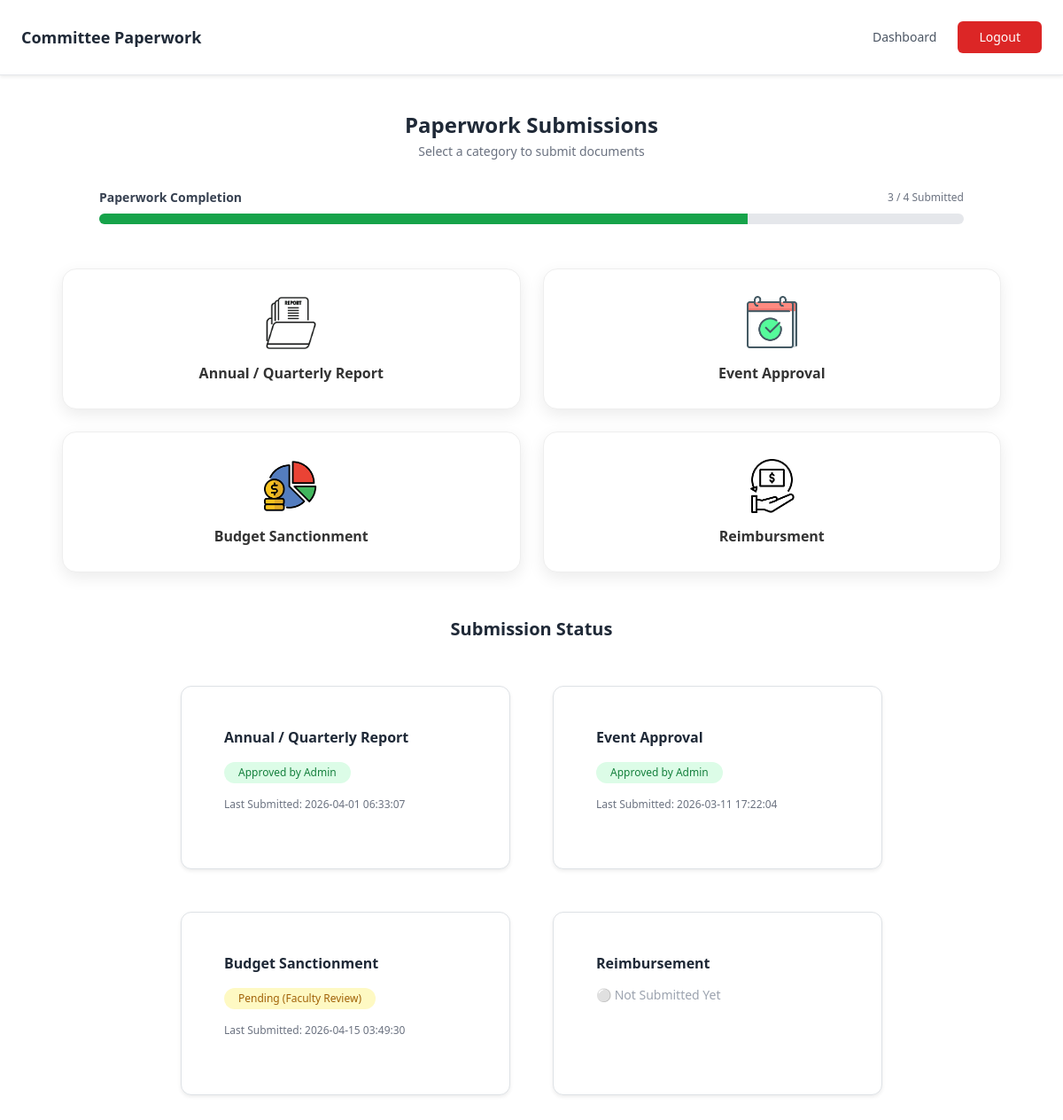
Screenshot of /paperwork.php (signed in) with the database file from the repository.
### tables this page shows
CREATE TABLE `paperwork` (
  `paperwork_id` int(11) NOT NULL,
  `committee_id` varchar(20) DEFAULT NULL,
  `type` enum('annual_report','event_approval','budget_sanction','reimbursement') DEFAULT NULL,
  `status` enum('pending','forwarded_to_admin','approved','rejected') NOT NULL,
  `uploaded_at` timestamp NOT NULL DEFAULT current_timestamp(),
  `rejection_reason` varchar(255) DEFAULT NULL,
  `forwarded_to_admin` tinyint(1) DEFAULT 0,
  `admin_status` enum('pending','approved','rejected') DEFAULT 'pending',
  `admin_remarks` varchar(255) DEFAULT NULL
);

### paperwork.php (the view, shortened to what this page needs)
<?php
require 'includes/db_connect.php';
$committee_id = $_SESSION['committee_id'];
$stmt = $conn->prepare("
SELECT *
FROM paperwork p1
WHERE p1.committee_id = ?
AND p1.paperwork_id = (
    SELECT p2.paperwork_id
    FROM paperwork p2
    WHERE p2.type = p1.type
    AND p2.committee_id = ?
    ORDER BY p2.uploaded_at DESC
    LIMIT 1
)
");
$stmt->bind_param("ii",$committee_id,$committee_id);
$stmt->execute();
$result = $stmt->get_result();
$submissions = [];
while($row = $result->fetch_assoc()){
    $submissions[$row['type']] = $row;
}
$categories = [
    "annual_report" => "Annual / Quarterly Report",
    "event_approval" => "Event Approval",
    "budget_sanction" => "Budget Sanctionment",
    "reimbursement" => "Reimbursement"
];
$total = count($categories);
$completed = count($submissions);
$percent = ($completed / $total) * 100;
?>
<!DOCTYPE html>
<html>
<head>
<script src="https://cdn.tailwindcss.com"></script>
<link href="https://cdn.jsdelivr.net/npm/bootstrap@5.3.3/dist/css/bootstrap.min.css" rel="stylesheet">
</head>
<body>
<div class="bg-white border-b border-gray-200 px-6 py-4 flex justify-between items-center shadow-sm">
    <h2 class="text-lg font-semibold text-gray-800">
        Committee Paperwork
    </h2>
    <div class="flex items-center gap-4 text-sm font-medium">
        <a href="committee_dashboard.php"
           class="text-gray-600 hover:text-blue-600 transition">
            Dashboard
        </a>
        <a href="logout.php"
           class="bg-red-600 text-white px-4 py-2 rounded-md hover:bg-red-500 transition">
            Logout
        </a>
    </div>
</div>
<div class="text-center mt-10 mb-6">
    <h1 class="text-2xl font-semibold text-gray-800">
        Paperwork Submissions
    </h1>
    <p class="text-sm text-gray-500 mt-1">
        Select a category to submit documents
    </p>
</div>
<div class="w-full max-w-5xl mx-auto mt-8 px-4">
    <div class="flex justify-between items-center mb-2">
        <h3 class="text-sm font-semibold text-gray-700">
            Paperwork Completion
        </h3>
        <span class="text-xs text-gray-500">
            <?= $completed; ?> / <?= $total; ?> Submitted
        </span>
    </div>
    <div class="w-full h-3 bg-gray-200 rounded-full overflow-hidden">
        <div class="h-full bg-green-600 transition-all duration-300"
             style="width:<?= $percent; ?>%;"></div>
    </div>
</div>
<div class="grid-container">
    <a href="annual_report.php">
        <div class="grid-card">
            <img src="assets/images/report.jpg" class="grid-icon">
            <span>Annual / Quarterly Report</span>
        </div>
    </a>
    <a href="event_approval.php">
        <div class="grid-card">
            <img src="assets/images/approval.png" class="grid-icon">
            <span>Event Approval</span>
        </div>
    </a>
    <a href="budget_sanction.php">
        <div class="grid-card">
            <img src="assets/images/budget.png" class="grid-icon">
            <span>Budget Sanctionment</span>
        </div>
    </a>
    <a href="reimbursment.php">
        <div class="grid-card">
            <img src="assets/images/reimbursement.png" class="grid-icon">
            <span>Reimbursment</span>
        </div>
    </a>
</div>
<h2 class="text-center text-xl font-semibold text-gray-800 mt-10 mb-6">
    Submission Status
</h2>
<div class="max-w-5xl mx-auto grid md:grid-cols-2 gap-5 px-4">
<?php foreach($categories as $key => $label): ?>
<div class="bg-white border border-gray-200 rounded-xl p-5 shadow-sm">
    <h3 class="text-md font-semibold text-gray-800 mb-3">
        <?= $label; ?>
    </h3>
    <?php if(isset($submissions[$key])): ?>
    <?php
    $data = $submissions[$key];
    ?>
    <div class="mb-3">
        <?php
        if ($data['forwarded_to_admin'] == 1 && $data['admin_status'] == 'pending') {
            echo "<span class='inline-block bg-blue-100 text-blue-700 text-xs px-3 py-1 rounded-full'>Forwarded to Admin</span>";
        }
        elseif ($data['admin_status'] == 'approved') {
            echo "<span class='inline-block bg-green-100 text-green-700 text-xs px-3 py-1 rounded-full'>Approved by Admin</span>";
        }
        elseif ($data['admin_status'] == 'rejected') {
            echo "<span class='inline-block bg-red-100 text-red-700 text-xs px-3 py-1 rounded-full'>Rejected by Admin</span>";
        }
        elseif ($data['status'] == 'pending') {
            echo "<span class='inline-block bg-yellow-100 text-yellow-700 text-xs px-3 py-1 rounded-full'>Pending (Faculty Review)</span>";
        }
        elseif ($data['status'] == 'rejected') {
            echo "<span class='inline-block bg-red-100 text-red-700 text-xs px-3 py-1 rounded-full'>Rejected by Faculty</span>";
        }
        ?>
    </div>
    <p class="text-xs text-gray-500 mb-3">
        Last Submitted: <?= $data['uploaded_at']; ?>
    </p>
    <?php else: ?>
    <p class="text-gray-400 text-sm">
        ⚪ Not Submitted Yet
    </p>
    <?php endif; ?>
</div>
<?php endforeach; ?>
</div>
</body>
</html>

### paperwork.php (style rules this page uses)
a { text-decoration:none; }
.grid-container { max-width:1100px; margin:50px auto; display:grid; grid-template-columns:repeat(2,1fr); gap:25px; padding:0 20px; }
.grid-card { background:white; border-radius:16px; padding:28px; display:flex; flex-direction:column; align-items:center; justify-content:center; gap:12px; cursor:pointer; transition:0.25s; border:1px solid #eee; box-shadow:0 6px 18px rgba(0,0,0,0.08); }
.grid-icon { width:65px; height:65px; object-fit:contain; }
.grid-card span { font-size:16px; font-weight:600; color:#333; text-align:center; }
.grid-container a { text-decoration:none; }
body { font-family: Arial;margin:0;background:#f2f2f2; }
.grid { width:70%; margin:50px auto; display:grid; grid-template-columns:repeat(2,1fr); gap:30px; }

### rows the page displays
paperwork: label "Annual / Quarterly Report", forwarded_to_admin "Approved by Admin", uploaded_at "2026-04-01 06:33:07"
paperwork: label "Event Approval", forwarded_to_admin "Approved by Admin", uploaded_at "2026-03-11 17:22:04"
paperwork: label "Budget Sanctionment", forwarded_to_admin "Pending (Faculty Review)", uploaded_at "2026-04-15 03:49:30"

### other values shown
$completed "3"
$total "4"
$label "Reimbursement"
